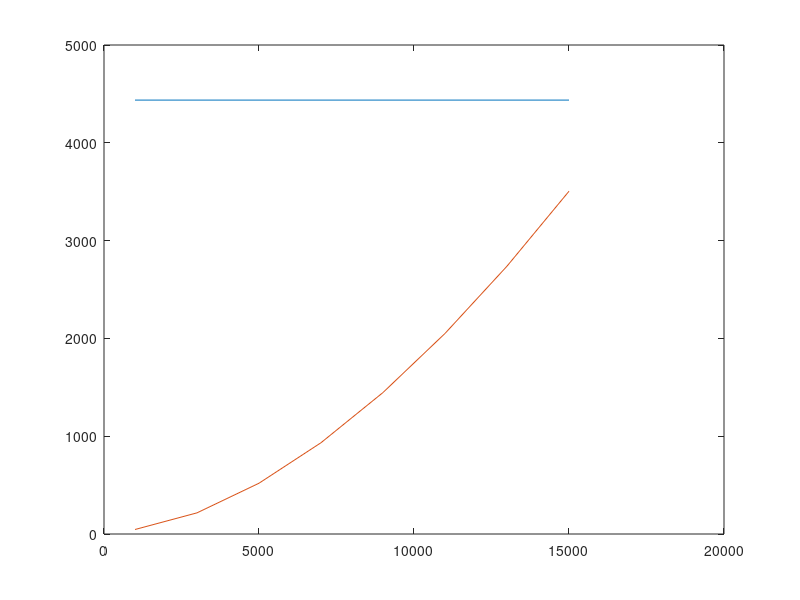

Reproduce this figure in MATLAB. (Note: this script raises an error after producing the figure.)


%% load V24
load('MatBy_e10_MCAD_refACLoss_v24_Irms460ang43.mat')
SpeedList=[1000:2000:15000];

plot(SpeedList,[Hybrid.DCConductorLoss_Armature_A{:}],"DisplayName",'DCLoss_{ActivePart}')
hold on
plot(SpeedList,[FullFEA.ACLossFullFEAEmagMCAD_Total{:}],'DisplayName','Diffusion')
xline(TransitionSpeed)
plot(SpeedList,[Hybrid.ACConductorLoss_MagneticMethod_Total{:}],'DisplayName','Hybrid')
plot(SpeedList,[OPLAB.LabOpPoint_StatorCopperLoss_AC{:}],'DisplayName','OPLab')
% plot(SpeedList,3*[OPLAB.LabOpPoint_StatorCopperLoss_AC{:}],'DisplayName','3*OPLab')
legend

%%
load('MatBy_e10_MCAD_refACLoss_Irms460ang43.mat')
SpeedList=[1000:1000:15000];

plot(SpeedList,[Hybrid.DCConductorLoss_Armature_A{:}],"DisplayName",'DCLoss_{ActivePart}')
hold on
plot(SpeedList,[FullFEA.ACLossFullFEAEmagMCAD_Total{:}],'DisplayName','Diffusion')
% xline(TransitionSpeed);
plot(SpeedList,2.5*[Hybrid.ACConductorLoss_MagneticMethod_Total{:}],'DisplayName','Hybrid');
% plot(SpeedList,[OPLAB.LabOpPoint_StatorCopperLoss_AC{:}],'DisplayName','OPLab')
% plot(SpeedList,3*[OPLAB.LabOpPoint_StatorCopperLoss_AC{:}],'DisplayName','3*OPLab')
legend

%% JMAG 

% Hybrid N Diffusion
% Z:\01_Codes_Projects\git_fork_emach\mlxperPJT\deve10MQSplotAC.m

SpeedList=1000:1000:15000
ACLossJmag=...
[4355.6484417,
4496.78895445,
4702.58204942,
4985.34386333,
5333.31533767,
5734.53722212,
6158.92559051,
6620.03412326,
7132.27719291,
7681.37978144,
8240.95234081,
8805.84863344,
9404.4190626,
10026.804339,
10661.2973648];
Rph=0.007;
plot(SpeedList,ACLossJmag)

plot(SpeedList,ACLossJmag-3*Rph*460.^2)
hold on
%% 

%% SC - 1-2 turn
LossStudyResultTableObj=curStudyObj.GetResultTable
ResultDataStruct       = getJMagResultDatas(LossStudyResultTableObj,'voltage')

%% SC - 1-3 turn